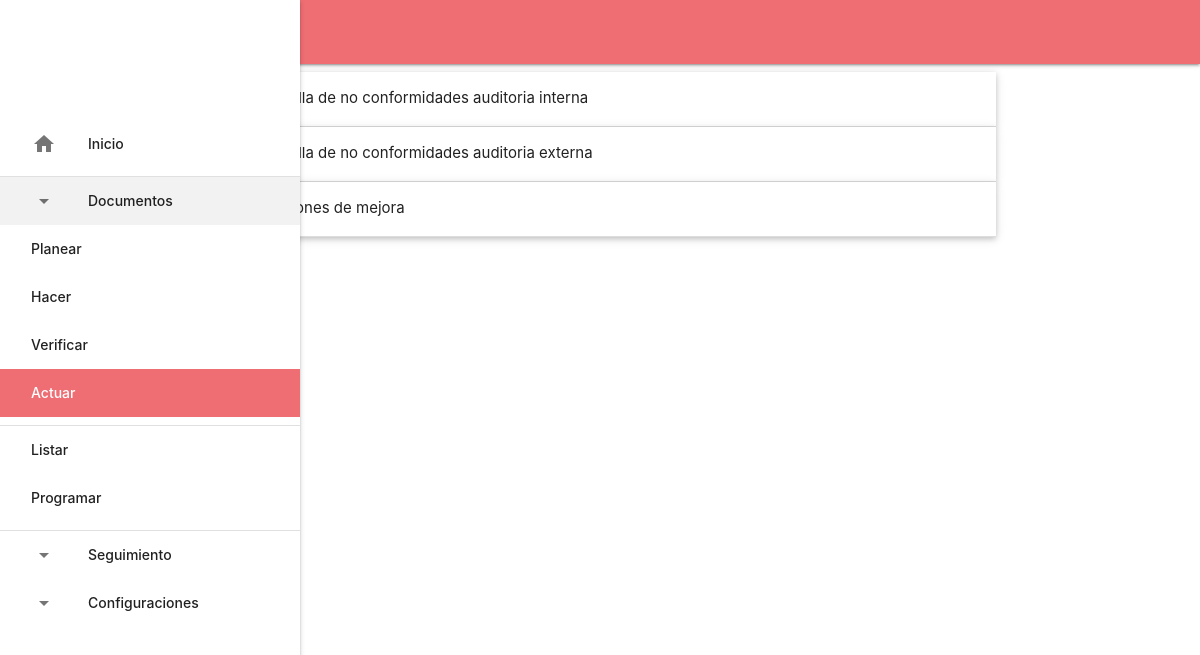
The app's page /subirDocumentos.php?TIPO=Actuar with its own data.
### tables this page shows
CREATE TABLE IF NOT EXISTS `tipo_documentacion` (
  `id` int NOT NULL AUTO_INCREMENT,
  `nombre` varchar(50) NOT NULL,
  PRIMARY KEY (`id`)
);

CREATE TABLE IF NOT EXISTS `documento` (
  `id` int NOT NULL AUTO_INCREMENT,
  `nombre` varchar(50) NOT NULL,
  `emision` varchar(50) DEFAULT NULL,
  `fecha_programada` varchar(50) DEFAULT NULL,
  `estado_documento` int NOT NULL,
  `tipo_documento` int NOT NULL,
  PRIMARY KEY (`id`)
);

### subirDocumentos.php (the view, shortened to what this page needs)
<!DOCTYPE html>
<html lang="en" dir="ltr">
  <head>
    <link rel="stylesheet" href="https://cdnjs.cloudflare.com/ajax/libs/materialize/1.0.0/css/materialize.min.css">
    <link href="./dropzone/dropzone.css" type="text/css" rel="stylesheet" />
  </head>
  <body>
      <nav>  </nav>
      <ul id="slide-out" class="sidenav sidenav-fixed">
        <li><div class="user-view">
          <div class="background">
          </div>
          <a href="#name"><span class="white-text name">John Doe</span></a>
          <a href="#email"><span class="white-text email">jdandturk@gmail.com</span></a>
        </div></li>
        <li><a href="./"><i class="material-icons">home</i>Inicio</a></li>
        <li><div class="divider"></div></li>
        <li class="no-padding">
          <ul class="collapsible">
           <li class="active">
             <a style="padding-left: 32px" class="collapsible-header">Documentos<i class="material-icons">arrow_drop_down</i></a>
             <div class="collapsible-body">
               <ul>
                 <?php
                 include('./php/conexion.php');
                 $categoria_query = mysqli_query($con,"SELECT * FROM tipo_documentacion");
                 while($categoria_data = mysqli_fetch_assoc($categoria_query)){
                    $request_page = (isset($_REQUEST['TIPO']) &&  $_REQUEST['TIPO'] == $categoria_data['nombre']) ? "active" : "";
                    echo '<li class="'.$request_page.'"><a href="subirDocumentos.php?TIPO='.$categoria_data['nombre'].'">'.$categoria_data['nombre'].'</a></li>';
                 }
                 ?>
                 <li><div class="divider"></div></li>
                 <li><a href="listar.php">Listar</a></li>
                 <li><a href="programar.php">Programar</a></li>
                 <li><div class="divider"></div></li>
               </ul>
             </div>
           </li>
           <li>
             <a style="padding-left: 32px" class="collapsible-header">Seguimiento<i class="material-icons">arrow_drop_down</i></a>
           </li>
           <li>
             <a style="padding-left: 32px" class="collapsible-header">Configuraciones<i class="material-icons">arrow_drop_down</i></a>
           </li>
         </ul>
        </li>
      </ul>
    <div class="container">
      <ul class="collapsible collapsible-documentos popout">
        <?php
        $categoria_subir_query = mysqli_query($con,"SELECT * FROM tipo_documentacion WHERE nombre='".$_REQUEST['TIPO']."'");
        $categoria_nombre = mysqli_fetch_assoc($categoria_subir_query);
        $documentos_subir_query = mysqli_query($con,"SELECT * FROM documento WHERE tipo_documento='".$categoria_nombre['id']."' ");
        while($documentos_subir_datos = mysqli_fetch_assoc($documentos_subir_query)){
        ?>
       <li>
         <div class="collapsible-header"><i class="material-icons">filter_drama</i><?php echo $documentos_subir_datos['nombre']; ?></div>
       </li>
       <?php
        }
       ?>
      </ul>
    </div>
  </body>
</html>

### records on screen
tipo_documentacion: nombre "Planear"
tipo_documentacion: nombre "Hacer"
tipo_documentacion: nombre "Verificar"
tipo_documentacion: nombre "Actuar"
documento: nombre "Planilla de no conformidades auditoria interna"
documento: nombre "Planilla de no conformidades auditoria externa"
documento: nombre "Acciones de mejora"
